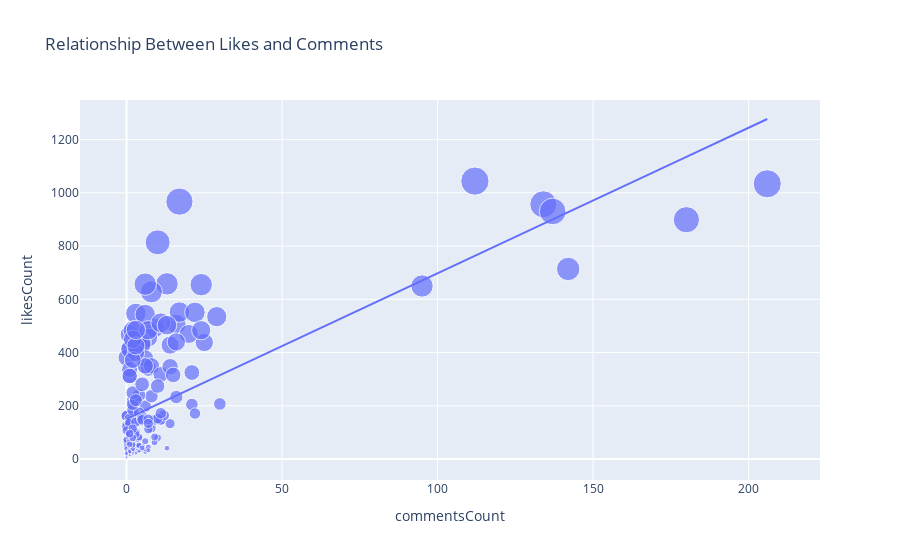

The notebook cell saved with this chart:
### Code cell
figure = px.scatter(data_frame = df, x="commentsCount",
                    y="likesCount", size="likesCount", trendline="ols", 
                    title = "Relationship Between Likes and Comments")
figure.show()

### Figure 1 — Plotly figure (JSON) as saved in the notebook; plotly's stock layout.template omitted (floating-point values rounded to 4 significant figures; data arrays with more than 128 entries replaced by an {"elided": "..."} marker saying what was removed)
{"data": [{"hovertemplate": "commentsCount=%{x}<br>likesCount=%{marker.size}<extra></extra>", "legendgroup": "", "marker": {"color": "#636efa", "size": {"elided": "191 int values"}, "sizemode": "area", "sizeref": 2.61, "symbol": "circle"}, "mode": "markers", "name": "", "orientation": "v", "showlegend": false, "type": "scatter", "x": {"elided": "191 int values"}, "xaxis": "x", "y": {"elided": "191 int values"}, "yaxis": "y"}, {"hovertemplate": "<b>OLS trendline</b><br>likesCount = 5.46652 * commentsCount + 151.206<br>R<sup>2</sup>=0.431159<br><br>commentsCount=%{x}<br>likesCount=%{y} <b>(trend)</b><extra></extra>", "legendgroup": "", "marker": {"color": "#636efa", "symbol": "circle"}, "mode": "lines", "name": "", "showlegend": false, "type": "scatter", "x": {"elided": "191 int values"}, "xaxis": "x", "y": {"elided": "191 float values"}, "yaxis": "y"}], "layout": {"autosize": true, "legend": {"itemsizing": "constant", "tracegroupgap": 0}, "title": {"text": "Relationship Between Likes and Comments"}, "xaxis": {"anchor": "y", "autorange": true, "domain": [0, 1], "range": [-14.89, 222.8], "title": {"text": "commentsCount"}, "type": "linear"}, "yaxis": {"anchor": "x", "autorange": true, "domain": [0, 1], "range": [-92.1, 1349.0], "title": {"text": "likesCount"}, "type": "linear"}}}
